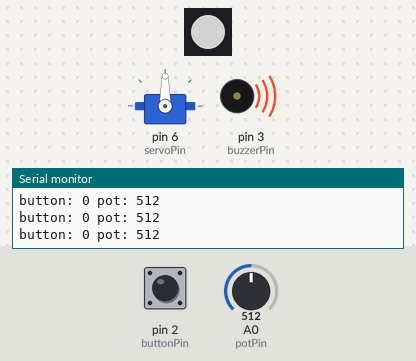
The sketch below on a simulated Arduino Uno, built with avr-gcc and run on an emulated ATmega328P. Parts: servo, 1 RGB LEDs in strip order, left to right, buzzer (waves = sounding), the last lines printed to the serial monitor. The test bench sets the inputs (shaded band); at power-on: A0 (potPin) = 512, pin 2 (buttonPin) LOW. Dim RGB values are drawn brighter than linear.

Above: at 1.2 s.
1.3 s: A0 (potPin) set to 6
At 2.0 s:
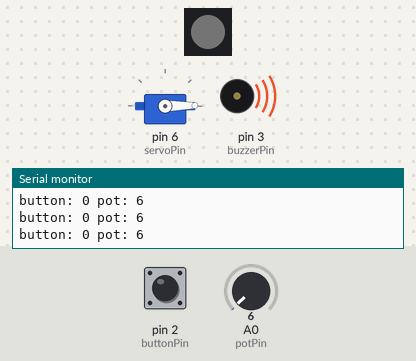
2.8 s: A0 (potPin) set to 3
At 3.7 s:
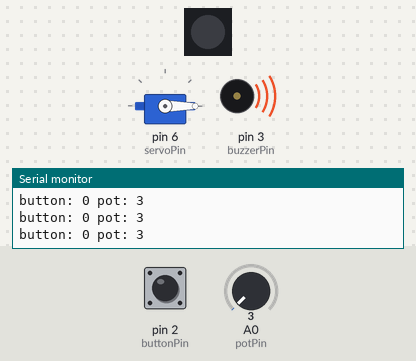
4.3 s: A0 (potPin) set to 122
At 4.9 s:
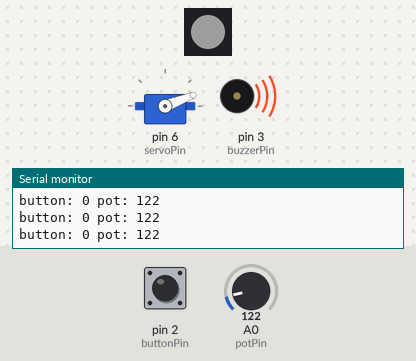
5.8 s: A0 (potPin) set to 306
At 7.0 s:
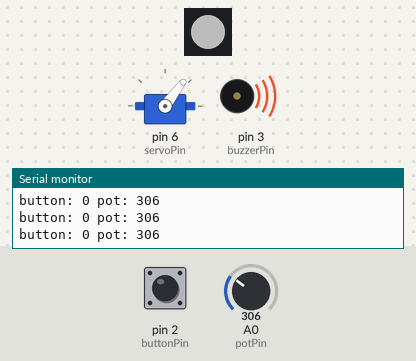
7.3 s: A0 (potPin) set to 993
At 8.2 s:
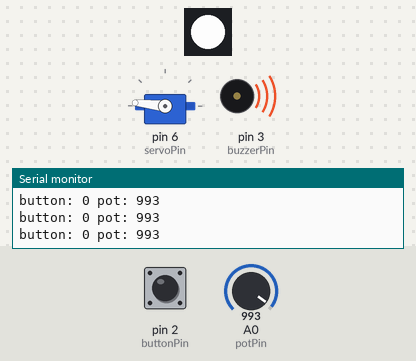
8.8 s: A0 (potPin) set to 1015
At 9.3 s:
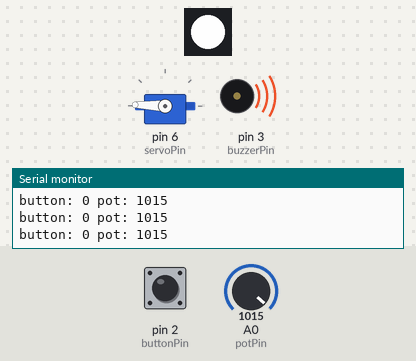
Timing chart, 0 to 11.3 s (numbered marks = the images above; inputs shaded):
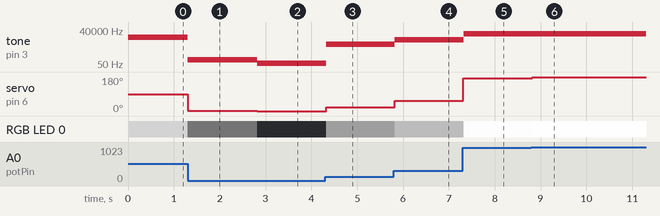

Measured:
- the behaviour switches between 5 and 4 on A0 (potPin) (found by bisection; images 1 and 2)
- after the input at 1.3 s, tone on pin 3 (buzzerPin): 10000 Hz → 117 Hz at once; servo on pin 6 (servoPin): 90° → 1° at once; RGB LED 0: RGB(127, 127, 127) → RGB(1, 1, 1) at once
- after the input at 2.8 s, tone on pin 3 (buzzerPin): 117 Hz → 58 Hz at once; servo on pin 6 (servoPin): 1° → 0° at once; RGB LED 0: RGB(1, 1, 1) → off at once
- after the input at 4.3 s, tone on pin 3 (buzzerPin): 58 Hz → 2382 Hz at once; servo on pin 6 (servoPin): 0° → 21° at once; RGB LED 0: off → RGB(30, 30, 30) at once
- after the input at 5.8 s, tone on pin 3 (buzzerPin): 2382 Hz → 5976 Hz at once; servo on pin 6 (servoPin): 21° → 53° at once; RGB LED 0: RGB(30, 30, 30) → RGB(76, 76, 76) at once
- after the input at 7.3 s, tone on pin 3 (buzzerPin): 5976 Hz → 19394 Hz at once; servo on pin 6 (servoPin): 53° → 174° at once; RGB LED 0: RGB(76, 76, 76) → RGB(247, 247, 247) at once
- after the input at 8.8 s, tone on pin 3 (buzzerPin): 19394 Hz → 19824 Hz at once; servo on pin 6 (servoPin): 174° → 178° at once; RGB LED 0: RGB(247, 247, 247) → RGB(252, 252, 252) at once

The sketch:

00_test_input_output.ino
```cpp
/*
 * The following code can be used
 * to test the pomodoro timer components.
 *
 * STEPS:
 * -Change the variables according to your wiring;
 * -Open the serial port and check that the button is working
 * -Turn the rotation sensor and verify that the servo motor moves,
 * the light fades and the buzzer becomes louder/quieter
 *
 */
#include <Servo.h>
#include <ChainableLED.h>

//connections
int buttonPin = 2;
int buzzerPin = 3;
int potPin = A0;
int servoPin = 6;

int ledPin1 = 4;
int ledPin2 = 5;

//create a servo object
Servo myServo;

//create a ChainableLED object
int numLeds = 1;
ChainableLED leds(ledPin1, ledPin2, numLeds);

void setup() {
	//define input/output pins
	pinMode(buttonPin, INPUT);
	pinMode(buzzerPin, OUTPUT);
	pinMode(potPin, INPUT);

	//start the servo
	myServo.attach(servoPin);

	//start the serial port
	Serial.begin (9600);

	/*
	   Depending on the version of the library which you have,
	   you might need to use leds.init()
	   to start the communication betwewn Arduino and the chainable led.
	 */
	//leds.init();
}

void loop() {
	Serial.print("button: ");
	Serial.print(digitalRead(buttonPin));
	Serial.print(" pot: ");

	int potValue = analogRead(potPin);
	Serial.print(analogRead(potPin));
	Serial.println();

	int servoAngle = map(potValue, 0, 1024, 0, 180);
	myServo.write(servoAngle);

	int lightIntensity = map(potValue, 0, 1024, 0, 255);
	leds.setColorRGB(0, lightIntensity, lightIntensity, lightIntensity);

	int buzzerPitch = map(potValue, 0, 1024, 0, 20000);
	tone(buzzerPin, buzzerPitch);

	delay(10);
}
```
